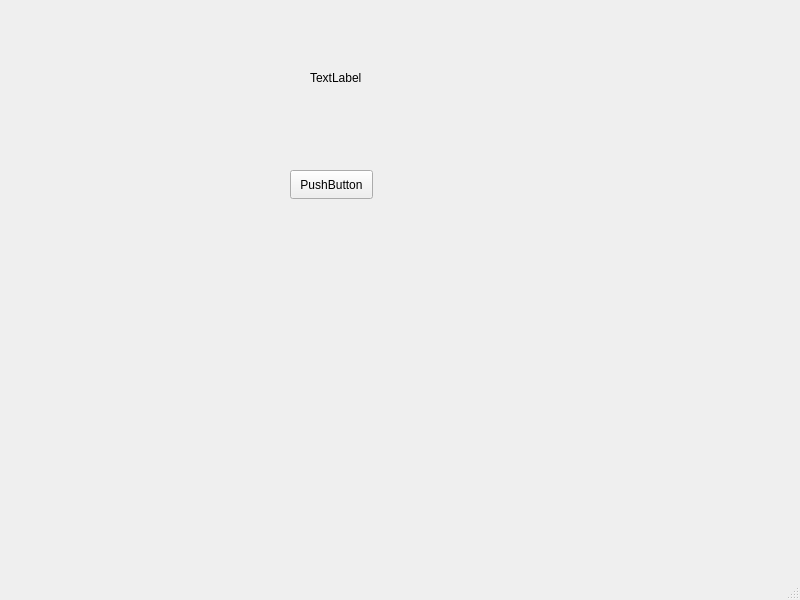
<?xml version="1.0" encoding="UTF-8"?>
<ui version="4.0">
 <class>MainWindow</class>
 <widget class="QMainWindow" name="MainWindow">
  <property name="geometry">
   <rect>
    <x>0</x>
    <y>0</y>
    <width>800</width>
    <height>600</height>
   </rect>
  </property>
  <property name="windowTitle">
   <string>MainWindow</string>
  </property>
  <widget class="QWidget" name="centralwidget">
   <widget class="QPushButton" name="pushButton">
    <property name="geometry">
     <rect>
      <x>290</x>
      <y>170</y>
      <width>83</width>
      <height>29</height>
     </rect>
    </property>
    <property name="text">
     <string>PushButton</string>
    </property>
   </widget>
   <widget class="QLabel" name="label">
    <property name="geometry">
     <rect>
      <x>310</x>
      <y>70</y>
      <width>91</width>
      <height>16</height>
     </rect>
    </property>
    <property name="text">
     <string>TextLabel</string>
    </property>
   </widget>
  </widget>
  <widget class="QMenuBar" name="menubar">
   <property name="geometry">
    <rect>
     <x>0</x>
     <y>0</y>
     <width>800</width>
     <height>21</height>
    </rect>
   </property>
  </widget>
  <widget class="QStatusBar" name="statusbar"/>
 </widget>
 <resources/>
 <connections/>
</ui>
